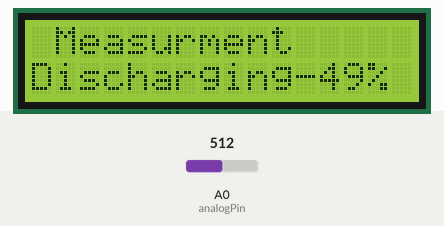
Simulated run of this sketch. Board: Arduino Uno, built with avr-gcc and run on an emulated ATmega328P. On the bench: 16×2 character LCD. The inputs (shaded band) are chosen by the test bench; at power-on: A0 (analogPin) = 512.

Above: at 2.6 s.
2.7 s: A0 (analogPin) set to 4
At 3.7 s:
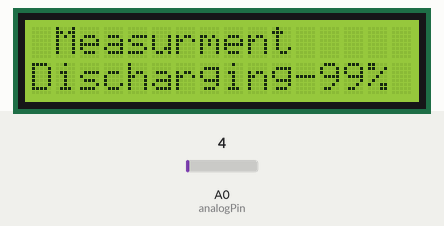
4.3 s: A0 (analogPin) set to 1
At 6.4 s:
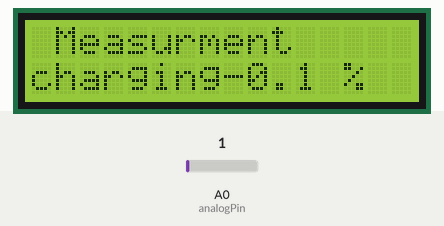
6.9 s: A0 (analogPin) set to 640
At 7.6 s:
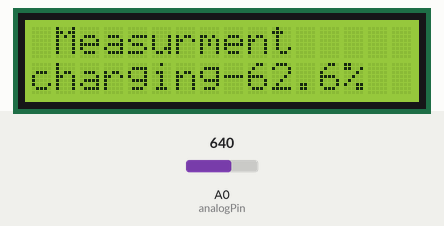
8.4 s: A0 (analogPin) set to 664
At 8.9 s:
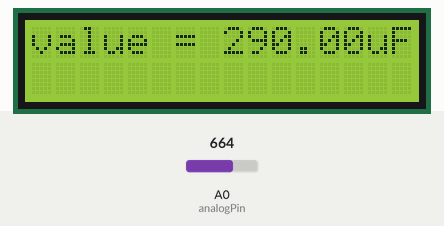
Timing chart, 0 to 11.4 s (numbered marks = the images above; inputs shaded):
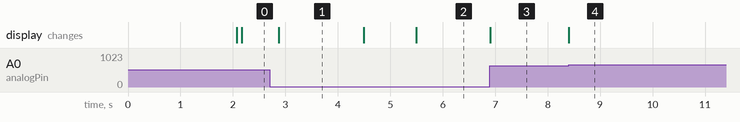

Measured:
- the behaviour switches between 3 and 2 on A0 (analogPin) (found by bisection; images 1 and 2)
- the behaviour switches between 647 and 648 on A0 (analogPin) (found by bisection; images 3 and 4)
- after the input at 2.7 s, the display: changes after 0.18 s (image 1)
- after the input at 4.3 s, the display: first changes after 0.19 s (image 2 shows a later state)
- after the input at 6.9 s, the display: changes at once (image 3)
- after the input at 8.4 s, the display: changes at once (image 4)

The sketch:

Arduino-Capacitor-LCD.ino
```cpp
#include <LiquidCrystal.h> // Import LCD library
LiquidCrystal lcd(6, 7, 2, 3, 4, 5); // Define lcd pin with 4bit mode
int R1 = 8;// Define pin8 for Resistor-1
int R2 = 9;//Define pin8 for Resistor-2
int analogPin = A0;// Analog pin read potential at cap
unsigned long start_timer = 0;
unsigned long stop_timer = 0;
unsigned long duration = 0;
float voltage = 3;
float Capacitance = 0.0;
int solution (void);
void setup()
{
  Serial.begin(9600);
  lcd.begin(16, 2);
  lcd.print(" Measurment");
  lcd.setCursor(0, 1);
  lcd.print("of capacitor ");
  pinMode(R2, INPUT);
  pinMode(R1, OUTPUT);
  digitalWrite(R1, HIGH);
}
//1021 1022 1023
void loop()
{
  while (solution() >= 1010 && solution() <= 1030)
  {
    lcd.setCursor(0, 1);
    lcd.print("place capacitor ");
    delay(200);
    lcd.setCursor(0, 1);
    lcd.print("                ");
    delay(200);
  }
  delay(2000);
  lcd.setCursor(0, 1);
  lcd.print("                ");
  while (1)
  {
    pinMode(R1, INPUT);
    pinMode(R2, OUTPUT);
    digitalWrite(R2, LOW);
    lcd.setCursor(0, 1);
    lcd.print("Discharging-");//12
    while (voltage > 2.0)
    {
      voltage = solution();
      delay(100);
      lcd.setCursor(12, 1);
      Capacitance = voltage * (99.0 / 1023.0); // Calculate Capacitance
      lcd.print((99 - Capacitance), 0);
      lcd.setCursor(14, 1);
      lcd.print("%");
    }

    lcd.setCursor(0, 1);
    lcd.print("                ");
    delay(1000);
    lcd.setCursor(0, 1);
    lcd.print("charging-");//9
    lcd.setCursor(13, 1);
    lcd.print("%");
    pinMode(R2, INPUT);
    pinMode(R1, OUTPUT);
    digitalWrite(R1, HIGH);
    start_timer = micros();

    while (solution() < 648)
    {
      lcd.setCursor(9, 1);
      lcd.print(solution() * (100.0 / 1023.0), 1);
    }

    stop_timer = micros();
    duration = stop_timer - start_timer;
    Capacitance = duration / 10000;
    lcd.clear();
    // lcd.setCursor(0,1);
    // lcd.print("                ");
    lcd.setCursor(0, 0);
    lcd.print("value = ");
    lcd.print(Capacitance);
    lcd.print("uF");
    delay(3000);
    while (1)
    {
      lcd.setCursor(0, 1);
      lcd.print("   Restart  ");
      delay(200);
      lcd.setCursor(0, 1);
      lcd.print("                ");
      delay(200);
    }

  }
}

int solution (void)
{
  int value;
  value = analogRead(analogPin);
  return value;
}
```
